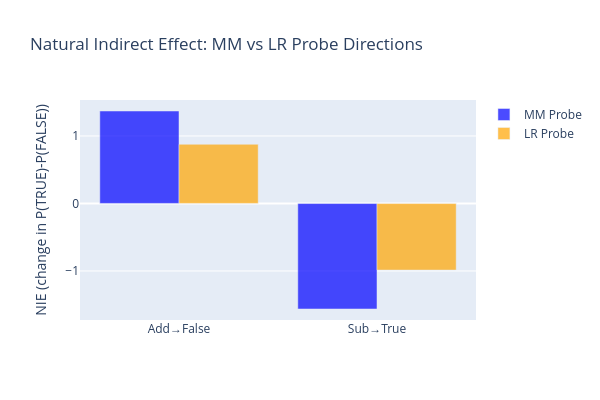

The code cell stored with this chart in its notebook:
### Markdown cell above
### Comparing MM vs. LR interventions

Now let's repeat the intervention experiment using the LR probe's direction instead of the MM direction. We'll scale both directions the same way and compare the Natural Indirect Effects (NIEs).

As a reminder, the NIE for "add" on false statements = P_diff(add) - P_diff(none). A higher NIE means the direction is more causally implicated. Run the code below to see how the two probe types compare.

### Code cell
# Train LR probe on same data
lr_combined = LRProbe.from_data(combined_acts, combined_labels)
lr_direction = lr_combined.direction.detach()
lr_direction_hat = lr_direction / lr_direction.norm()
lr_proj_diff = ((true_mean - false_mean) @ lr_direction_hat).item()
lr_scaled_direction = lr_proj_diff * lr_direction_hat

# Run intervention for LR direction
lr_results = {}
for intervention_type in ["none", "add", "subtract"]:
    for subset in ["true", "false"]:
        mask = sp_eval_labels == (1 if subset == "true" else 0)
        subset_stmts = [s for s, m in zip(sp_eval_stmts, mask.tolist()) if m]
        p_diffs = intervention_experiment(
            subset_stmts,
            model,
            tokenizer,
            lr_scaled_direction,
            FEW_SHOT_PROMPT,
            TRUE_ID,
            FALSE_ID,
            intervene_layer_list,
            intervention=intervention_type,
        )
        lr_results[(intervention_type, subset)] = p_diffs.mean().item()

# Compute NIEs
mm_nie_false = results_intervention[("add", "false")] - results_intervention[("none", "false")]
mm_nie_true = results_intervention[("subtract", "true")] - results_intervention[("none", "true")]
lr_nie_false = lr_results[("add", "false")] - lr_results[("none", "false")]
lr_nie_true = lr_results[("subtract", "true")] - lr_results[("none", "true")]

nie_df = pd.DataFrame(
    {
        "Probe": ["MM", "MM", "LR", "LR"],
        "Intervention": ["Add to false", "Subtract from true", "Add to false", "Subtract from true"],
        "NIE": [f"{mm_nie_false:.4f}", f"{mm_nie_true:.4f}", f"{lr_nie_false:.4f}", f"{lr_nie_true:.4f}"],
    }
)
print("Natural Indirect Effects (NIE):")
display(nie_df)

# Side-by-side bar chart
fig = go.Figure()
fig.add_trace(
    go.Bar(
        name="MM Probe",
        x=["Add→False", "Sub→True"],
        y=[mm_nie_false, mm_nie_true],
        marker_color="blue",
        opacity=0.7,
    )
)
fig.add_trace(
    go.Bar(
        name="LR Probe",
        x=["Add→False", "Sub→True"],
        y=[lr_nie_false, lr_nie_true],
        marker_color="orange",
        opacity=0.7,
    )
)
fig.update_layout(
    title="Natural Indirect Effect: MM vs LR Probe Directions",
    yaxis_title="NIE (change in P(TRUE)-P(FALSE))",
    barmode="group",
    height=400,
    width=600,
)
fig.show()

### Figure 1 — Plotly figure (JSON) as saved in the notebook; plotly's stock layout.template omitted (floating-point values rounded to 4 significant figures)
{"data": [{"marker": {"color": "blue"}, "name": "MM Probe", "opacity": 0.7, "type": "bar", "x": ["Add→False", "Sub→True"], "y": [1.369, -1.564]}, {"marker": {"color": "orange"}, "name": "LR Probe", "opacity": 0.7, "type": "bar", "x": ["Add→False", "Sub→True"], "y": [0.8762, -0.9872]}], "layout": {"barmode": "group", "height": 400, "title": {"text": "Natural Indirect Effect: MM vs LR Probe Directions"}, "width": 600, "yaxis": {"title": {"text": "NIE (change in P(TRUE)-P(FALSE))"}}}}
